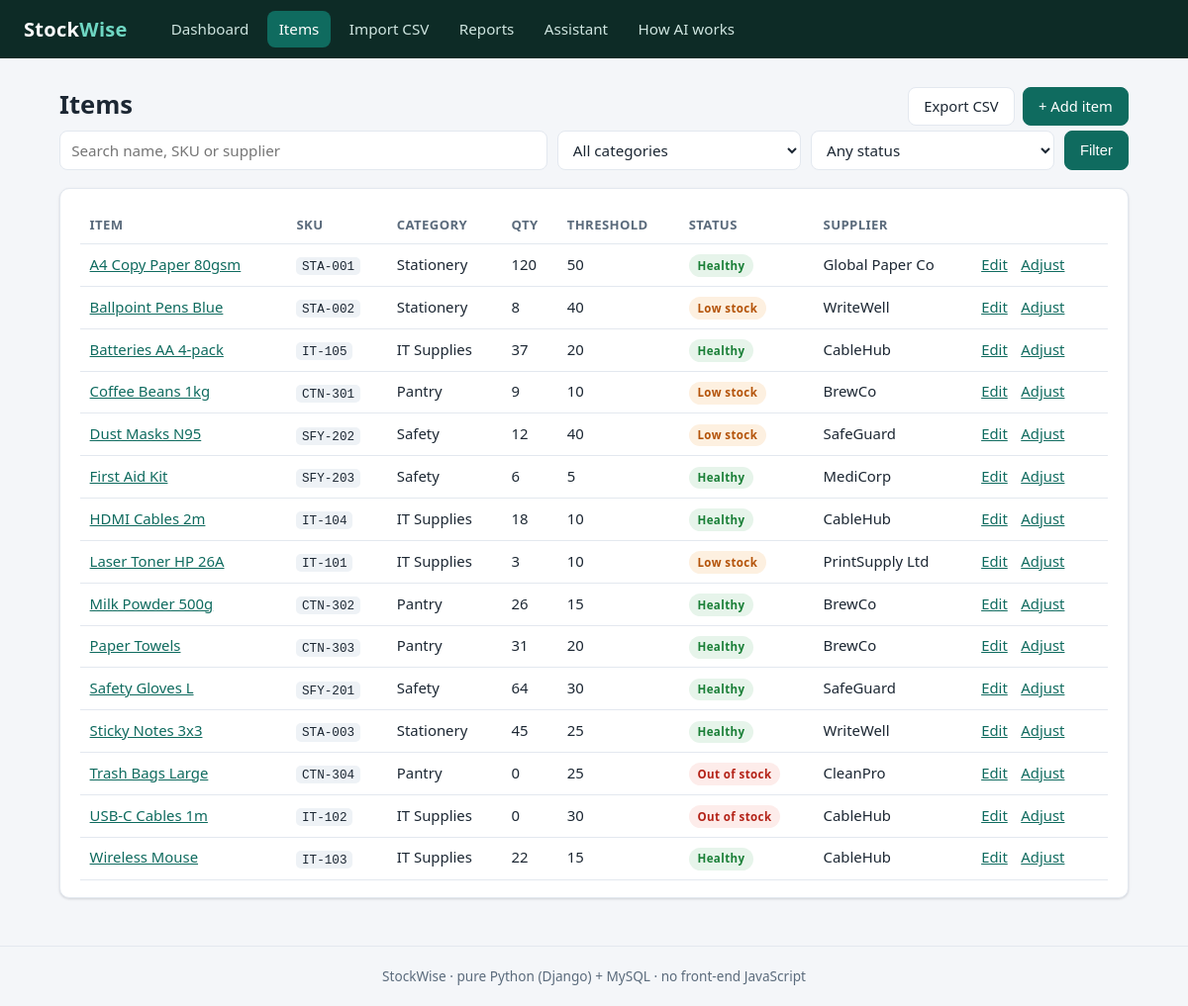
The app's page /items/ with its own data.
### inventory/models.py (models this page shows, shortened)
class Item(models.Model):
    class Status(models.TextChoices):
        OK = "OK", "Healthy"
        LOW = "LOW", "Low stock"
        OUT = "OUT", "Out of stock"
    name = models.CharField(max_length=200)
    sku = models.CharField(max_length=64, unique=True, blank=True)
    category = models.CharField(max_length=100, blank=True, default="General")
    quantity = models.PositiveIntegerField(default=0)
    reorder_threshold = models.PositiveIntegerField(
        default=10,
        help_text="When quantity falls to or below this, the item is flagged.",
    )
    reorder_quantity = models.PositiveIntegerField(
        default=0,
        help_text="How much to order when restocking. 0 = auto-suggest.",
    )
    unit_price = models.DecimalField(
        max_digits=12, decimal_places=2, default=0
    )
    supplier = models.CharField(max_length=200, blank=True)
    location = models.CharField(max_length=200, blank=True)
    notes = models.TextField(blank=True)
    is_active = models.BooleanField(default=True)
    created_at = models.DateTimeField(auto_now_add=True)
    updated_at = models.DateTimeField(auto_now=True)
    class Meta:
        ordering = ["name"]
        indexes = [
            models.Index(fields=["category"]),
            models.Index(fields=["is_active"]),
        ]
    @property
    def needs_reorder(self):
        return self.quantity <= self.reorder_threshold
    @property
    def status(self):
        if self.quantity <= 0:
            return self.Status.OUT
        if self.needs_reorder:
            return self.Status.LOW
        return self.Status.OK
    @property
    def status_label(self):
        return self.Status(self.status).label

### inventory/views.py (the view, shortened to what this page needs)
# urls.py: path("items/", views.item_list, name="item_list"),
def item_list(request):
    items = list(Item.objects.filter(is_active=True))
    q = (request.GET.get("q") or "").strip()
    category = (request.GET.get("category") or "").strip()
    status = (request.GET.get("status") or "").strip()
    if category:
        items = [i for i in items if (i.category or "General") == category]
    if status:
        items = [i for i in items if i.status == status]
    categories = sorted({(i.category or "General") for i in Item.objects.filter(is_active=True)})
    return render(
        request,
        "inventory/item_list.html",
        {
            "items": items,
            "q": q,
            "category": category,
            "status": status,
            "categories": categories,
        },
    )

### inventory/templates/inventory/item_list.html (shortened to what this page needs)
{% extends "inventory/base.html" %}
{% block content %}
<div class="page-head">
  <h1>Items</h1>
  <div class="actions">
    <a class="btn" href="{% url 'export_csv' %}">Export CSV</a>
    <a class="btn btn-primary" href="{% url 'item_create' %}">+ Add item</a>
  </div>
</div>
<form method="get" class="filter-bar">
  <input class="input" type="text" name="q" value="{{ q }}" placeholder="Search name, SKU or supplier">
  <select class="input" name="category">
    <option value="">All categories</option>
  </select>
  <select class="input" name="status">
    <option value="">Any status</option>
  </select>
  <button class="btn btn-primary" type="submit">Filter</button>
</form>
<section class="card">
  {% if items %}
  <table>
    <thead>
      <tr>
        <th>Item</th><th>SKU</th><th>Category</th><th>Qty</th>
        <th>Threshold</th><th>Status</th><th>Supplier</th><th></th>
      </tr>
    </thead>
    <tbody>
      {% for item in items %}
      <tr>
        <td><a href="{% url 'item_detail' item.pk %}">{{ item.name }}</a></td>
        <td><code>{{ item.sku }}</code></td>
        <td>{{ item.category|default:"General" }}</td>
        <td>{{ item.quantity }}</td>
        <td>{{ item.reorder_threshold }}</td>
        <td>
          <span class="badge {% if item.status == 'OUT' %}badge-out{% elif item.status == 'LOW' %}badge-low{% else %}badge-ok{% endif %}">
            {{ item.status_label }}
          </span>
        </td>
        <td>{{ item.supplier|default:"-" }}</td>
        <td class="row-actions">
          <a href="{% url 'item_update' item.pk %}">Edit</a>
          <a href="{% url 'item_adjust' item.pk %}">Adjust</a>
        </td>
      </tr>
      {% endfor %}
    </tbody>
  </table>
  {% else %}
    <p class="muted">No items match. Try clearing filters, importing a CSV, or adding an item.</p>
  {% endif %}
</section>
{% endblock %}

### inventory/static/inventory/styles.css (style rules this page uses)
:root { --bg: #f4f6f9; --surface: #ffffff; --ink: #1c2733; --ink-soft: #5b6b7c; --line: #e3e8ef; --primary: #0f6b5f; --primary-ink: #ffffff; --accent: #0f6b5f; --ok: #1a7f37; --warn: #b45309; --danger: #b42318; --radius: 10px; --shadow: 0 1px 2px rgba(16, 24, 40, 0.06), 0 1px 3px rgba(16, 24, 40, 0.1); }
* { box-sizing: border-box; }
body { margin: 0; font-family: "Segoe UI", -apple-system, BlinkMacSystemFont, Roboto, "Helvetica Neue", Arial, sans-serif; background: var(--bg); color: var(--ink); line-height: 1.55; }
h1 { font-size: 1.6rem; margin: 0.2rem 0 0.4rem; }
.page-head { display: flex; justify-content: space-between; align-items: center; gap: 1rem; flex-wrap: wrap; }
.actions { display: flex; gap: 0.5rem; align-items: center; flex-wrap: wrap; }
.card { background: var(--surface); border: 1px solid var(--line); border-radius: var(--radius); box-shadow: var(--shadow); padding: 1.1rem 1.25rem; margin-bottom: 1.25rem; }
table { width: 100%; border-collapse: collapse; font-size: 0.93rem; }
th, td { text-align: left; padding: 0.55rem 0.6rem; border-bottom: 1px solid var(--line); vertical-align: top; }
th { color: var(--ink-soft); font-weight: 600; font-size: 0.82rem; text-transform: uppercase; letter-spacing: 0.4px; }
.row-actions a { margin-right: 0.6rem; }
.badge, .tag { display: inline-block; font-size: 0.72rem; font-weight: 700; padding: 0.15rem 0.55rem; border-radius: 999px; letter-spacing: 0.4px; }
.badge-ok { background: #e6f4ea; color: var(--ok); }
.badge-low { background: #fdf0e0; color: var(--warn); }
.badge-out { background: #fdecea; color: var(--danger); }
.btn { display: inline-block; background: #ffffff; color: var(--ink); border: 1px solid var(--line); border-radius: 8px; padding: 0.45rem 0.95rem; font-size: 0.92rem; text-decoration: none; cursor: pointer; }
.btn-primary { background: var(--primary); border-color: var(--primary); color: var(--primary-ink); }
.input { width: 100%; padding: 0.5rem 0.7rem; border: 1px solid var(--line); border-radius: 8px; font-size: 0.95rem; font-family: inherit; background: #fff; color: var(--ink); }
.filter-bar { display: grid; grid-template-columns: 2fr 1fr 1fr auto; gap: 0.6rem; margin-bottom: 1.1rem; }
code { background: #eef2f6; padding: 0.1rem 0.35rem; border-radius: 5px; font-size: 0.85em; }
a { color: var(--primary); }

### records on screen
Item: name "A4 Copy Paper 80gsm", sku "STA-001", category "Stationery", quantity "120", reorder_threshold "50", status_label "Healthy", supplier "Global Paper Co"
Item: name "Ballpoint Pens Blue", sku "STA-002", category "Stationery", quantity "8", reorder_threshold "40", status_label "Low stock", supplier "WriteWell"
Item: name "Batteries AA 4-pack", sku "IT-105", category "IT Supplies", quantity "37", reorder_threshold "20", status_label "Healthy", supplier "CableHub"
Item: name "Coffee Beans 1kg", sku "CTN-301", category "Pantry", quantity "9", reorder_threshold "10", status_label "Low stock", supplier "BrewCo"
Item: name "Dust Masks N95", sku "SFY-202", category "Safety", quantity "12", reorder_threshold "40", status_label "Low stock", supplier "SafeGuard"
Item: name "First Aid Kit", sku "SFY-203", category "Safety", quantity "6", reorder_threshold "5", status_label "Healthy", supplier "MediCorp"
Item: name "HDMI Cables 2m", sku "IT-104", category "IT Supplies", quantity "18", reorder_threshold "10", status_label "Healthy", supplier "CableHub"
Item: name "Laser Toner HP 26A", sku "IT-101", category "IT Supplies", quantity "3", reorder_threshold "10", status_label "Low stock", supplier "PrintSupply Ltd"
Item: name "Milk Powder 500g", sku "CTN-302", category "Pantry", quantity "26", reorder_threshold "15", status_label "Healthy", supplier "BrewCo"
Item: name "Paper Towels", sku "CTN-303", category "Pantry", quantity "31", reorder_threshold "20", status_label "Healthy", supplier "BrewCo"
Item: name "Safety Gloves L", sku "SFY-201", category "Safety", quantity "64", reorder_threshold "30", status_label "Healthy", supplier "SafeGuard"
Item: name "Sticky Notes 3x3", sku "STA-003", category "Stationery", quantity "45", reorder_threshold "25", status_label "Healthy", supplier "WriteWell"
Item: name "Trash Bags Large", sku "CTN-304", category "Pantry", quantity "0", reorder_threshold "25", status_label "Out of stock", supplier "CleanPro"
Item: name "USB-C Cables 1m", sku "IT-102", category "IT Supplies", quantity "0", reorder_threshold "30", status_label "Out of stock", supplier "CableHub"
Item: name "Wireless Mouse", sku "IT-103", category "IT Supplies", quantity "22", reorder_threshold "15", status_label "Healthy", supplier "CableHub"
